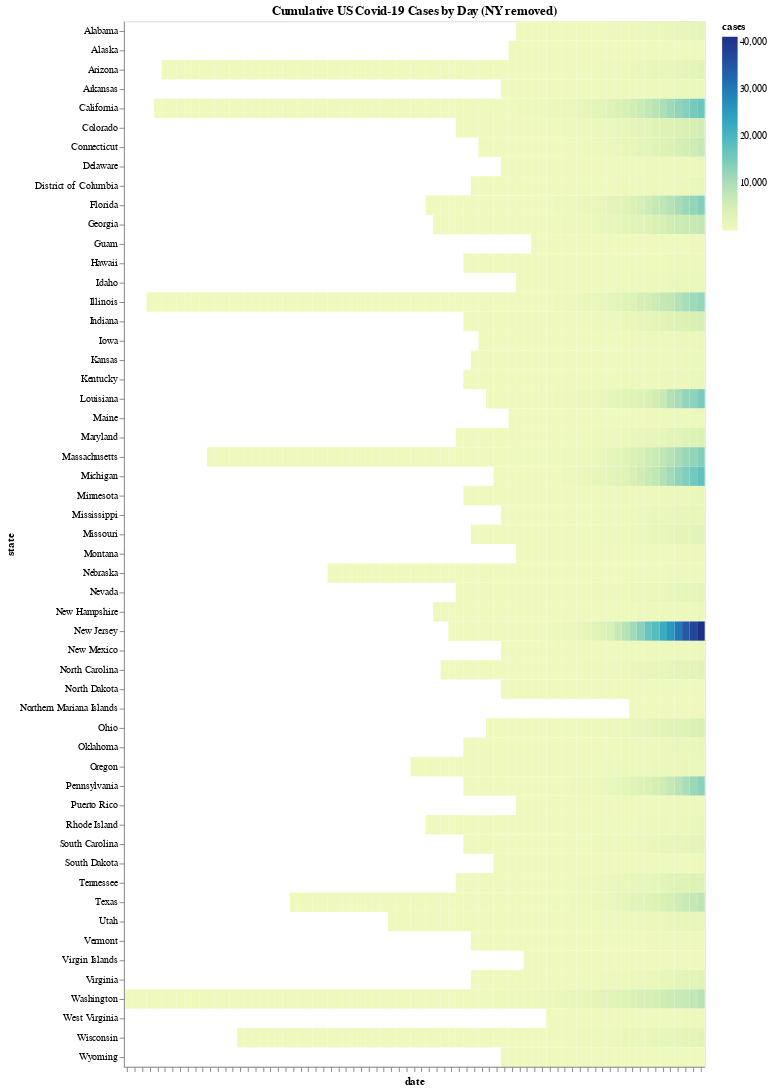

This figure's notebook cell:
### Code cell
(alt.Chart(statewide[statewide['state'] != 'New York'])
 .mark_rect()
 .encode(x = alt.X('date:O', axis = alt.Axis(labels = False)),
         y = 'state:N',
         color = 'cases:Q',
         tooltip = ['date', 'state', 'cases'])
 .properties(title = 'Cumulative US Covid-19 Cases by Day (NY removed)', width = 600)
)

### Figure 1 — Vega-Lite specification as saved in the notebook (floating-point values rounded to 4 significant figures; data arrays with more than 128 entries replaced by an {"elided": "..."} marker saying what was removed)
{"config": {"view": {"continuousWidth": 400, "continuousHeight": 300}}, "data": {"name": "data-ae4b41c989dd2bb531fa21dfc6d7f10f"}, "mark": "rect", "encoding": {"color": {"type": "quantitative", "field": "cases"}, "tooltip": [{"type": "temporal", "field": "date"}, {"type": "nominal", "field": "state"}, {"type": "quantitative", "field": "cases"}], "x": {"type": "ordinal", "axis": {"labels": false}, "field": "date"}, "y": {"type": "nominal", "field": "state"}}, "title": "Cumulative US Covid-19 Cases by Day (NY removed)", "width": 600, "$schema": "https://vega.github.io/schema/vega-lite/v4.0.0.json", "datasets": {"data-ae4b41c989dd2bb531fa21dfc6d7f10f": {"elided": "1902 records"}}}
